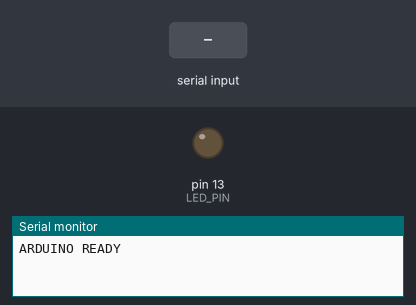
Simulated run of this sketch. Board: Arduino Uno, built with avr-gcc and run on an emulated ATmega328P. Parts: output pins drawn as LEDs (lit = HIGH), the last lines printed to the serial monitor. Dashed ring = blinking. The test bench sets the inputs (shaded band).

Above: at 1.2 s.
1.3 s: "BLINK\n" received over Serial
At 1.4 s:
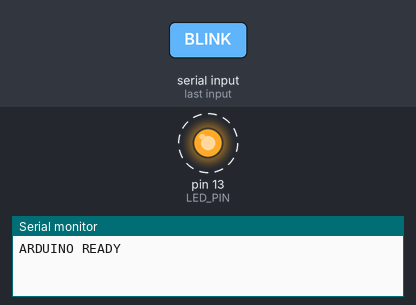
4.3 s: "ON\n" received over Serial
At 5.3 s:
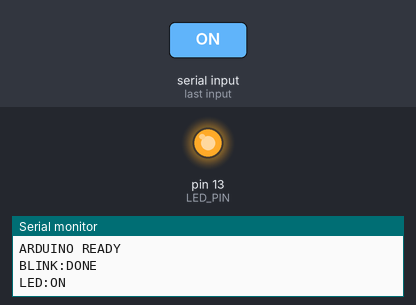
5.8 s: "OFF\n" received over Serial
At 6.5 s:
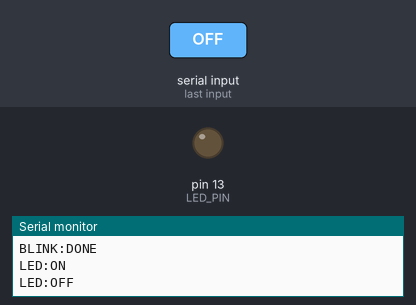
Timing chart, 0 to 8.8 s (numbered marks = the images above; inputs shaded):
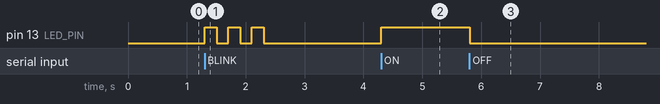

Measured:
- after the input at 1.3 s, pin 13 (LED_PIN): alternates HIGH for 0.20 s and LOW for 0.20 s, 6 changes in all, then stays LOW, starting at once
- after the input at 4.3 s, pin 13 (LED_PIN): LOW → HIGH at once
- after the input at 5.8 s, pin 13 (LED_PIN): HIGH → LOW at once

The sketch:

sketch_mar17b.ino
```cpp
/*
 * CORRECT Arduino Code for LED Control
 * LED turns ON only when object detected
 */

const int LED_PIN = 13;  // Built-in LED on Arduino Uno
int ledState = LOW;      // Track LED state

void setup() {
  Serial.begin(9600);     // Match with Python
  pinMode(LED_PIN, OUTPUT);
  digitalWrite(LED_PIN, LOW);  // Start with LED OFF
  Serial.println("ARDUINO READY");
}

void loop() {
  if (Serial.available() > 0) {
    String command = Serial.readStringUntil('\n');
    command.trim();  // Remove whitespace

    // Clear any previous responses
    if (command == "ON") {
      digitalWrite(LED_PIN, HIGH);
      ledState = HIGH;
      Serial.println("LED:ON");  // Simple response without spaces
      Serial.flush();  // Ensure data is sent
    }
    else if (command == "OFF") {
      digitalWrite(LED_PIN, LOW);
      ledState = LOW;
      Serial.println("LED:OFF");
      Serial.flush();
    }
    else if (command == "STATUS") {
      if (ledState == HIGH) {
        Serial.println("STATUS:ON");
      } else {
        Serial.println("STATUS:OFF");
      }
      Serial.flush();
    }
    else if (command == "BLINK") {
      // Blink 3 times for visual feedback
      for(int i = 0; i < 3; i++) {
        digitalWrite(LED_PIN, HIGH);
        delay(200);
        digitalWrite(LED_PIN, LOW);
        delay(200);
      }
      Serial.println("BLINK:DONE");
      Serial.flush();
    }
  }

  // Small delay to prevent overwhelming the serial buffer
  delay(10);
}
```
